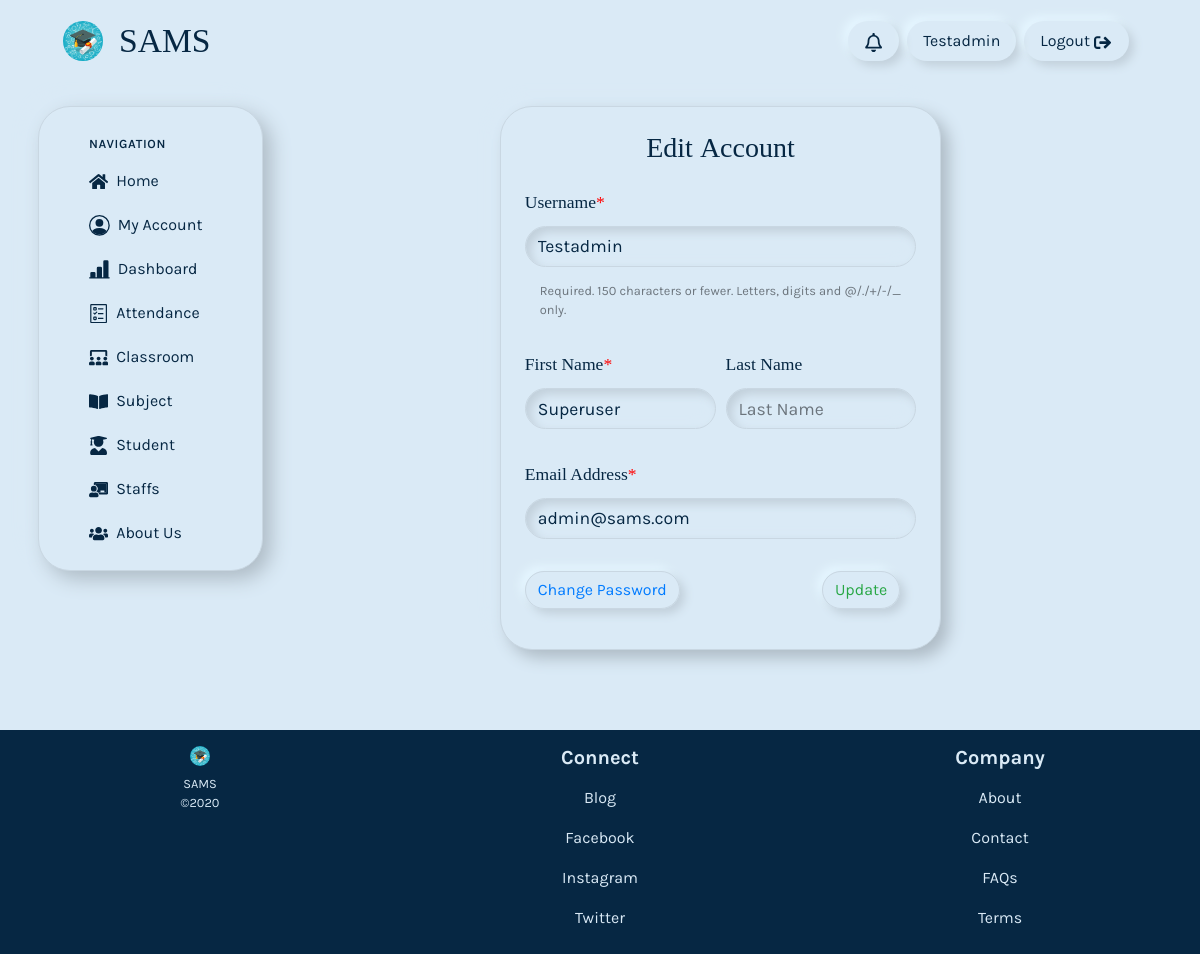
/accounts/my_account/ (signed in), run on an earlier commit of the app's database.
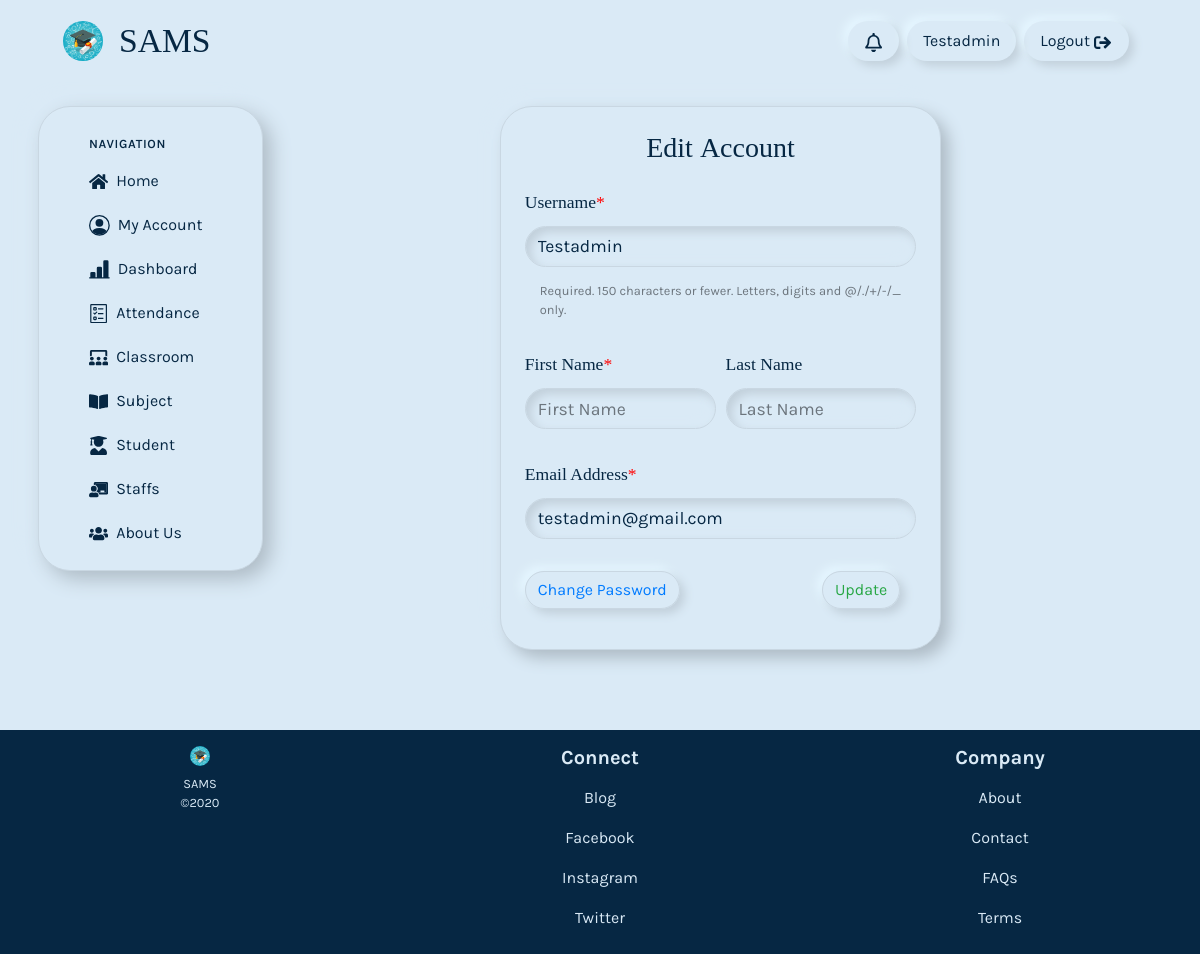
And on a later commit of the database.
### user_module/models.py (models this page shows)
class User(AbstractUser):
    user_type_choice = ((1, 'Admin'), (2, 'Staff'), (3, 'Student'))
    user_type = models.PositiveSmallIntegerField(choices=user_type_choice)
    email = models.EmailField(unique=True)
    first_name = models.CharField(max_length=50, null=True, blank=False)
    REQUIRED_FIELDS = ['user_type', 'email']

### user_module/views.py (the view)
# urls.py: path('my_account/', MyAccountView.as_view(), name="my_account"),
class MyAccountView(LoginRequiredMixin, View):
    def get(self, request):
        user = request.user
        form = EditStaffForm(instance=user)
        context = {
            "form": form
        }
        return render(request, 'user_module/my_account.html', context)

### user_module/forms.py (shortened to what this page needs)
class EditStaffForm(forms.ModelForm):
    class Meta:
        model = User
        fields = ['username', 'first_name', 'last_name', 'email', ]
    def __init__(self, *args, **kwargs):
        super().__init__(*args, **kwargs)
        self.fields['username'].widget.attrs.update(
            {'placeholder': 'Username', 'class': 'input_cust capitalize'})
        self.fields['first_name'].widget.attrs.update(
            {'placeholder': 'First name', 'class': 'input_cust capitalize'})
        self.fields['last_name'].widget.attrs.update(
            {'placeholder': 'Last name', 'class': 'input_cust capitalize'})
        self.fields['email'].widget.attrs.update(
            {'placeholder': 'eg..abc@example.com', 'class': 'input_cust'})
        self.fields['first_name'].label = "First Name"
        self.fields['last_name'].label = "Last Name"
        self.fields['email'].label = "Email Address"

### templates/user_module/my_account.html (shortened to what this page needs)
{% extends 'base.html' %}
{% load crispy_forms_tags %}
{% block content %}
<div class="row d-flex justify-content-center align-items-center m-3 m-md-0 mb-md-4">
    <div class="container col-lg-8 col-xl-6 body_box_shadow border_white p-4 mx-md-3">
        <div class="text-center text_d_blue arvo my-4 mt-md-0 mb-md-4">
            <h3 class="m-0">Edit&nbsp;Account</h3>
        </div>
        <form class="form form-row needs-validation" action="{% url 'account_edit' request.user.id %}" method="POST"
            id="account_update_form" novalidate>
            <div class="form-group col-md-12">
                {{ form.username|as_crispy_field }}
            </div>
            <div class="form-group col-md-6">
                {{ form.first_name|as_crispy_field }}
            </div>
            <div class="form-group col-md-6">
                {{ form.last_name|as_crispy_field }}
            </div>
            <div class="form-group col-md-12">
                {{ form.email|as_crispy_field }}
            </div>
            <div class="form-group col-md-12">
                <a href="{% url 'password_change' %}" type="button"
                    class="btn border_white btn-cust neu_icon text-primary align-self-center float-left">
                    Change&nbsp;Password
                </a>
                <button type="submit" form="account_update_form"
                    class="btn border_white btn-cust neu_icon text-success align-self-center float-right mr-md-3">Update</button>
            </div>
        </form>
    </div>
</div>
{% endblock %}

### templates/base.html (shortened to what this page needs)
{% load static %}
<!DOCTYPE html>
<html lang="en">
<head>
  <link rel="stylesheet" href="https://maxcdn.bootstrapcdn.com/bootstrap/4.5.0/css/bootstrap.min.css">
  <link rel="stylesheet" href="https://use.fontawesome.com/releases/v5.7.0/css/all.css"
 />
  <link rel="stylesheet" href="https://cdnjs.cloudflare.com/ajax/libs/animate.css/4.0.0/animate.min.css" />
  <link href="https://cdn.jsdelivr.net/gh/gitbrent/bootstrap4-toggle@3.6.1/css/bootstrap4-toggle.min.css"
    rel="stylesheet">
  <link rel="stylesheet" href="https://cdn.jsdelivr.net/npm/simplebar@latest/dist/simplebar.css" />
  <link rel="stylesheet" type="text/css" href="{% static 'css/style.css' %}">
</head>
<body>
  <header>
    {% include 'header.html' %}
  </header>
  <main>
    <article class="container-fluid p-0 max_95">
      <div class="d-flex flex-row mx-0">
        <section id="left_side_bar" class="card metismenu p-0 m-md-2 animate__animated">
          <ul class="p-0 side_bar">
            <li class="side_bar_title list-group mt-md-3">Navigation</li>
            <li class="list-group">
              <a href="{% url 'homepage' %}" class="side_bar_link fill_d_blue">
                Home
              </a>
            </li>
            {% if user.is_authenticated %}
            <li class="list-group">
              <a href="{% url 'my_account' %}" class="side_bar_link fill_d_blue">
                My&nbsp;Account
              </a>
            </li>
            <li class="list-group">
              <a href="{% url 'dashboard:view' %}" class="side_bar_link fill_d_blue">
                <svg width="1.3em" height="1.3em" viewBox="0 0 16 16" class="mr-2 d-"
                  xmlns="http://www.w3.org/2000/svg">
                  <path fill-rule="evenodd"
                    d="M11 2a1 1 0 0 1 1-1h2a1 1 0 0 1 1 1v12h.5a.5.5 0 0 1 0 1H.5a.5.5 0 0 1 0-1H1v-3a1 1 0 0 1 1-1h2a1 1 0 0 1 1 1v3h1V7a1 1 0 0 1 1-1h2a1 1 0 0 1 1 1v7h1V2z" />
                </svg>
                Dashboard
              </a>
            </li>
            <li class="list-group">
              <a href="{% url 'attendancess:classes' %}" class="side_bar_link fill_d_blue">
                Attendance
              </a>
            </li>
            <li class="list-group">
              <a href="{% url 'classroom:createclass' %}" class="side_bar_link fill_d_blue">
                Classroom
              </a>
            </li>
            <li class="list-group">
              <a href="#" class="side_bar_link fill_d_blue">
                Subject
              </a>
            </li>
            <li class="list-group">
              <a href="#" class="side_bar_link fill_d_blue">
                Student
              </a>
            </li>
            <li class="list-group">
              <a href="{% url 'view_all_staff' %}" class="side_bar_link fill_d_blue">
                Staffs
              </a>
            </li>
            {% endif %}
            <li class="list-group mb-3">
              <a href="#" class="side_bar_link fill_d_blue">
                About&nbsp;Us
              </a>
            </li>
          </ul>
        </section>
        <section id="main_content" class="p-0 m-md-2">
          {% block content %}
          {% endblock %}
        </section>
      </div>
    </article>
  </main>
  <footer>
    {% include 'footer.html' %}
  </footer>
</body>
</html>

### templates/messages.html (shortened to what this page needs)
{% load static %}

### templates/header.html (shortened to what this page needs)
{% load static %}
<nav class="navbar navbar-expand-md bg_l_bluish_white py-md-3 px-md-5 px-sm-3 mb-md-3" style="z-index: 1040;"
    id="top_navbar">
    <div class="container-fluid justify-content-between">
        <a class="navbar-brand d-flex" href="{% url 'homepage' %}" style="min-width: 7rem">
            <img src="{% static 'img/logo.jpg' %}" width="40" class="rounded-circle" />
            <h6 class="my-auto ml-3 text_d_blue arvo d-none d-md-block" style="font-size: 2.1rem;">SAMS</h6>
        </a>
        <article class="d-flex flex-row">
            <section class="navbar-toolbar d-flex flex-shrink-0 align-items-center">
                <a class="nav-link text_d_blue rounded-pill neu_icon mr-2" href="#">
                </a>
                {% if user.is_authenticated %}
                <a href="#" class="nav-link d-none d-sm-flex align-items-center rounded-pill neu_icon mr-2">
                    <span class="d-none d-sm-flex capitalize text_d_blue">{{ user.username}}</span>
                </a>
                <a class="nav-link text_d_blue rounded-pill neu_icon mr-2 d-none d-md-block"
                    href="{% url 'logout' %}">Logout
                </a>
                {% endif %}
            </section>
        </article>
    </div>
</nav>

### templates/footer.html
{% load static %}
<div class="row mx-0 mt-5 text-center bg_d_blue">
    <div class="col-12 col-md my-3">
        <img class="mb-2 rounded-circle" src=" {% static 'img/logo.jpg' %}" alt="" width="20" height="20">
        <small class="d-block text_l_bluish_white">SAMS</small>
        <small class="d-block mb-3 text_l_bluish_white">©2020</small>
    </div>
    <div class="col-12 col-md mt-3 text_l_bluish_white">
        <h5 class="font-weight-bold">Connect</h5>
        <ul class="list-unstyled text-small">
            <li><a class="text-muted nav-link text_l_bluish_white" href="#">Blog</a></li>
            <li><a class="text-muted nav-link text_l_bluish_white" href="#">Facebook</a></li>
            <li><a class="text-muted nav-link text_l_bluish_white" href="#">Instagram</a></li>
            <li><a class="text-muted nav-link text_l_bluish_white" href="#">Twitter</a></li>
        </ul>
    </div>
    <div class="col-12 col-md mt-3 text_l_bluish_white">
        <h5 class="font-weight-bold">Company</h5>
        <ul class="list-unstyled text-small">
            <li><a class="text-muted nav-link text_l_bluish_white" href="#">About</a></li>
            <li><a class="text-muted nav-link text_l_bluish_white" href="#">Contact</a></li>
            <li><a class="text-muted nav-link text_l_bluish_white" href="#">FAQs</a></li>
            <li><a class="text-muted nav-link text_l_bluish_white" href="#">Terms</a></li>
        </ul>
    </div>
</div>

### static/css/style.css (style rules this page uses)
html { scroll-behavior: smooth; }
body { background-color: #daeaf6; font-family: 'Karla', sans-serif !important; }
.arvo { font-family: 'Arvo', serif; }
.bg_d_blue { background-color: #062743; }
.bg_l_bluish_white { background-color: #daeaf6; }
.text_d_blue { color: #062743; }
.text_l_bluish_white { color: #daeaf6 !important; }
.capitalize { text-transform: capitalize; }
.nav-link { color: #062743; }
.asteriskField { color: red !important; }
.requiredField { color: #062743; font-size: 1.1rem; font-family: 'arvo'; }
.form-text { padding: 10px 0px 0px 15px; }
.btn-cust { color: #062743; -webkit-transition: all 0.4s; transition: all 0.4s; border-radius: 2rem !important; }
.neu_icon { -webkit-transition: all 0.4s; transition: all 0.4s; -webkit-box-shadow: 5px 5px 10px #c2d0db, -5px -5px 10px #e5f6ff; box-shadow: 5px 5px 10px #c2d0db, -5px -5px 10px #e5f6ff; }
@media screen and (min-width: 768px) { .max_95 { max-width: 95%; } }
#left_side_bar { position: relative; z-index: 1000; border: 1px solid #c9d7e2; height: 465px; min-width: 225px !important; width: 225px; -webkit-transition: 0.5 ease; transition: 0.5 ease; background-color: #daeaf6; border-radius: 2rem !important; -webkit-box-shadow: 8px 8px 20px #aebbc5, -8px -8px 20px #daeaf6; box-shadow: 8px 8px 20px #aebbc5, -8px -8px 20px #daeaf6; }
#left_side_bar .side_bar .side_bar_title { padding: 12px 50px 5px 50px; letter-spacing: .05em; pointer-events: none; cursor: default; font-size: .7875rem; text-transform: uppercase; color: #062743; font-weight: 600; }
#left_side_bar .side_bar .list-group .side_bar_link { color: #062743; display: -webkit-box; display: -ms-flexbox; display: flex; -webkit-box-align: center; -ms-flex-align: center; align-items: center; padding: 10px 50px 10px 50px; font-size: 1rem; position: relative; -webkit-transition: all 0.4s; transition: all 0.4s; text-decoration: none; }
#left_side_bar .side_bar .list-group .fill_d_blue { fill: #062743 !important; color: #062743; }
#main_content { -ms-flex-preferred-size: 0; flex-basis: 0; -webkit-box-flex: 1; -ms-flex-positive: 1; flex-grow: 1; position: relative; width: 100%; }
.border_white { border: 1px solid #c9d7e2; }
.input_cust { margin-top: 3px; font-size: 1.1rem; font-family: 'Karla', sans-serif; color: #062743 !important; background-color: #daeaf6 !important; border: 1px solid #c9d7e2; border-radius: 2rem !important; -webkit-box-shadow: inset 5px 5px 10px #c2d0db, inset -5px -5px 10px #daeaf6; box-shadow: inset 5px 5px 10px #c2d0db, inset -5px -5px 10px #daeaf6; }
.body_box_shadow { background-color: #daeaf6; border-radius: 2rem !important; -webkit-box-shadow: 8px 8px 16px #aebbc5, -8px -8px 16px #daeaf6; box-shadow: 8px 8px 16px #aebbc5, -8px -8px 16px #daeaf6; }

### templates/user_module/my_account.html (style rules this page uses)
#account_update_form label { color: #062743; font-size: 1.1rem; font-family: 'arvo'; }

What changed in the data, as far as the page shows it:
changed User "Testadmin": first_name "Superuser" → (not shown); email "admin@sams.com" → "testadmin@gmail.com"
